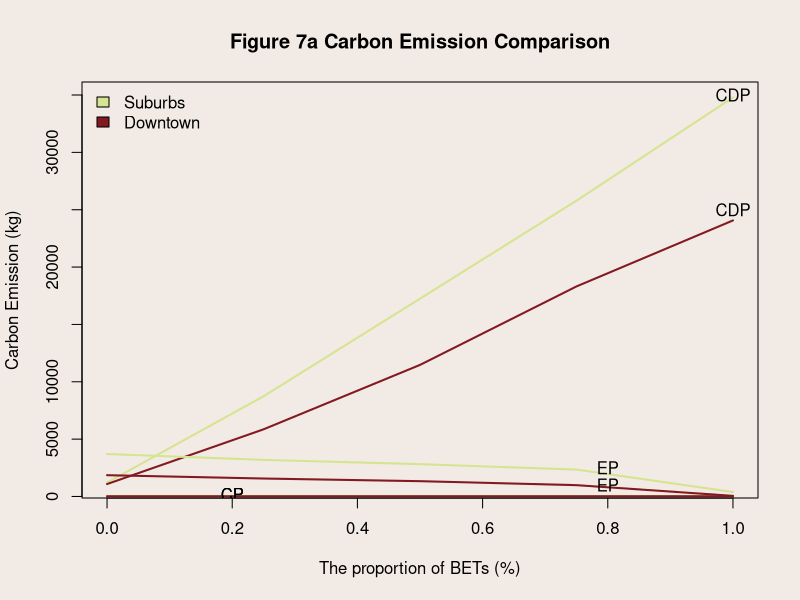

Source code (R):
par(mfrow = c(1,1))

# Input data
x <- c(0,0.25,0.5,0.75,1)
y_Suburbs <- c(42.21917415,42.21917415,42.21917415,42.21917415,42.21917415)
y_Downtown <- c(21.67289474,21.67289474,21.67289474,21.67289474,21.67289474)

y_CDP_Suburbs <- c(1210.571992,8736.027437,17246.58075,25788.51556,34791.09371)
y_CDP_Downtown <- c(1083.184461,5855.19177,11471.07243,18313.48131,24066.67777)

y_EP_Suburbs <- c(3701.97279,3188.517874,2816.804977,2344.27363,384.6829207)
y_EP_Downtown <- c(1856.179915,1565.361817,1334.50603,986.8035124,53.02430824)

par(bg="#F2EBE5")

# Plot line chart
plot(x, y_CDP_Suburbs, 
     xlab="The proportion of BETs (%)", 
     ylab="Carbon Emission (kg)", 
     type='l', col="#D5E490", lwd=2, 
     main="Figure 7a Carbon Emission Comparison")
lines(x, y_CDP_Downtown, type='l', col="#831A21", lwd=2)
text(1, 35000, "CDP", cex=1)
text(1, 25000, "CDP", cex=1)

lines(x, y_Suburbs, type='l', col="#D5E490", lwd=2)
lines(x, y_Downtown, type='l', col="#831A21", lwd=2)
text(0.2, 200, "CP", cex=1)
text(0.2, 200, "CP", cex=1)

lines(x, y_EP_Suburbs, type='l', col="#D5E490", lwd=2)
lines(x, y_EP_Downtown, type='l', col="#831A21", lwd=2)
text(0.8, 2500, "EP", cex=1)
text(0.8, 1000, "EP", cex=1)

legend("topleft",
       legend=c("Suburbs","Downtown"),
       fill=c("#D5E490","#831A21"),
       bty="n",
       cex=1)
